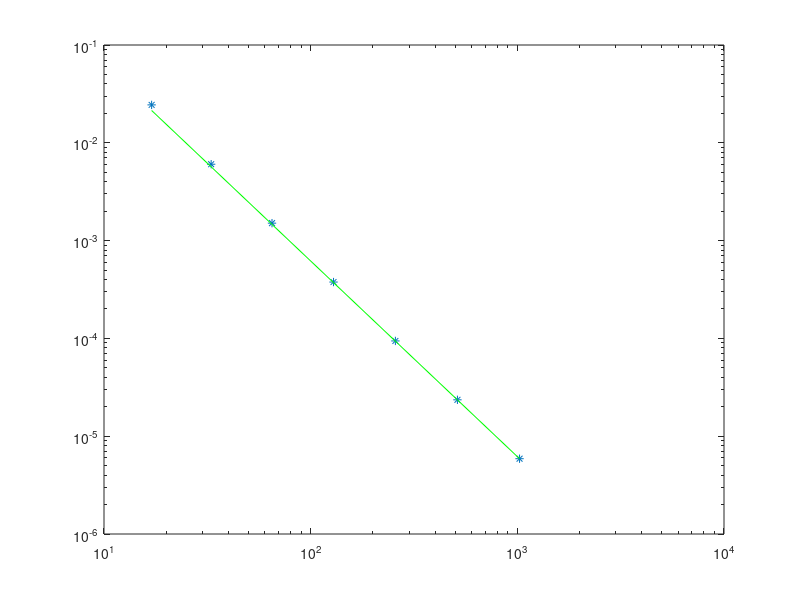

Here is the MATLAB script that generated this plot:
clear all
close all

count=0;
mrange=2.^(4:10)+1;

for m=mrange
  count++;
  h=(2*pi)/(m-1);
  x=linspace(0,2*pi,m)';
  
  D1= toeplitz(sparse(1,2,-1/(2*h),1,m), sparse(1,2,1/(2*h),1,m));
  D2 = toeplitz(sparse([1,1],[1,2],[-2,1]/h^2,1,m));
  
  A=D2+3*D1-speye(m);
  b=3*cos(x)-2*sin(x);
  
  A(1,1:2)=[-1-2/h^2,2/h^2];
  b(1)=+2/h;
  A(m,m-1:m)=[0,1];
  b(m)=0;
  u0=A\(b);

  err(count)=norm(u0-sin(x),Inf);
endfor

loglog(mrange,err,'*',mrange,err(end)*(mrange/mrange(end)).^(-2),'g')
